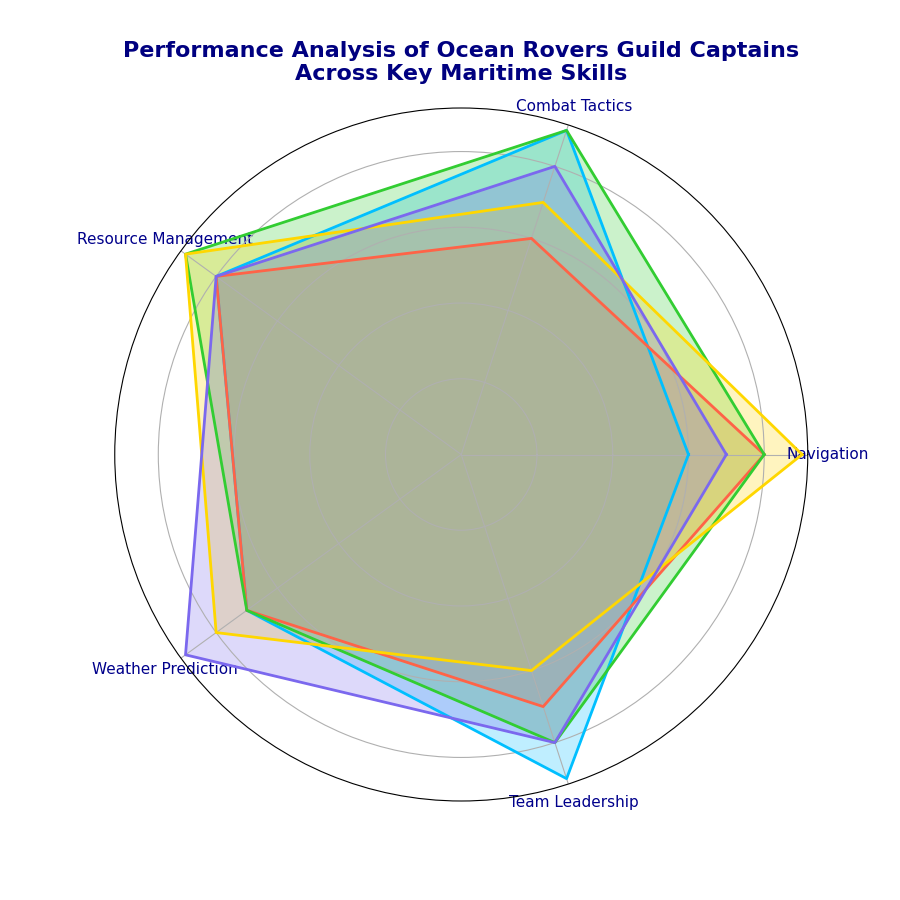

Reproduce this figure in Python.
import matplotlib.pyplot as plt
import numpy as np

categories = ['Navigation', 'Combat Tactics', 'Resource Management', 'Weather Prediction', 'Team Leadership']
num_vars = len(categories)

captain_blackbeard = [6, 9, 8, 7, 9]
captain_kidd = [8, 6, 8, 7, 7]
captain_teach = [8, 9, 9, 7, 8]
captain_morgan = [9, 7, 9, 8, 6]
captain_drake = [7, 8, 8, 9, 8]

captains = [captain_blackbeard, captain_kidd, captain_teach, captain_morgan, captain_drake]
for captain in captains:
    captain += captain[:1]

angles = np.linspace(0, 2 * np.pi, num_vars, endpoint=False).tolist()
angles += angles[:1]

fig, ax = plt.subplots(figsize=(9, 9), subplot_kw=dict(polar=True))

def plot_radar(data, color):
    ax.fill(angles, data, color=color, alpha=0.25)
    ax.plot(angles, data, color=color, linewidth=2)

plot_radar(captain_blackbeard, 'deepskyblue')
plot_radar(captain_kidd, 'tomato')
plot_radar(captain_teach, 'limegreen')
plot_radar(captain_morgan, 'gold')
plot_radar(captain_drake, 'mediumslateblue')

ax.set_yticklabels([])
ax.set_xticks(angles[:-1])
ax.set_xticklabels(categories, fontsize=11, color='darkblue')

plt.title('Performance Analysis of Ocean Rovers Guild Captains\nAcross Key Maritime Skills', fontsize=16, fontweight='bold', pad=20, color='navy')

plt.show()
